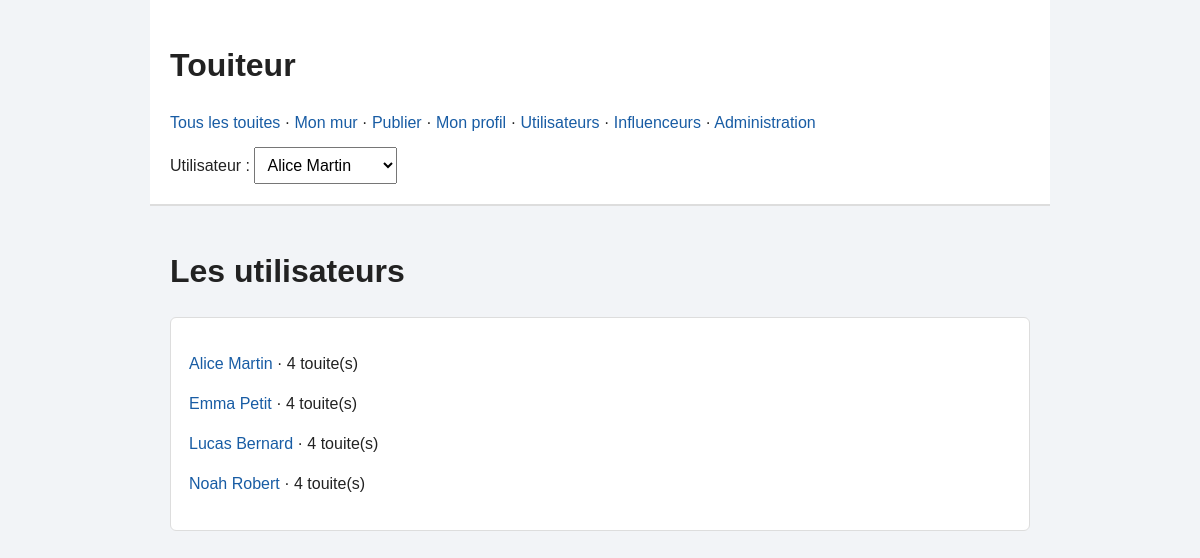
Before: /?action=users with the older database file.
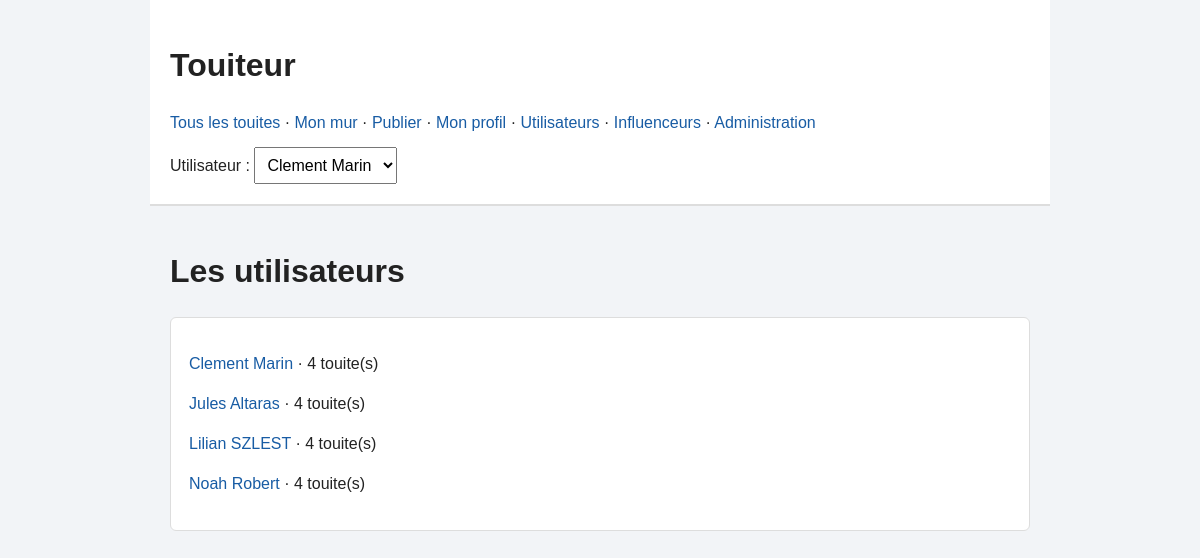
After: the same page with the newer database file.
### tables this page shows
CREATE TABLE UTILISATEUR (
    id_utilisateur INT,
    nom VARCHAR(50),
    prenom VARCHAR(50),
    email VARCHAR(100),
    nb_touites INT DEFAULT 0,

    CONSTRAINT pk_utilisateur PRIMARY KEY (id_utilisateur),
    CONSTRAINT uq_utilisateur_email UNIQUE (email)
);

### src/index.php (called while the page is built, shortened)
<?php
$dispatcher = new Dispatcher();
$dispatcher->run();

### src/classes/config/Connexion.php (called while the page is built, shortened)
<?php
class Connexion
{
    private static ?\PDO $pdo = null;
    public static function obtenir(): ?\PDO
    {
        if (self::$pdo !== null) {
            return self::$pdo;
        }
        $config = parse_ini_file(__DIR__ . '/touiteur.ini');
        $dsn = 'mysql:host=' . $config['host'] . ';port=' . $config['port'];
        $dsn .= ';dbname=' . $config['database'] . ';charset=utf8mb4';
        try {
            $pdo = new \PDO($dsn, $config['username'], $config['password']);
            $pdo->setAttribute(\PDO::ATTR_ERRMODE, \PDO::ERRMODE_EXCEPTION);
            $pdo->setAttribute(\PDO::ATTR_DEFAULT_FETCH_MODE, \PDO::FETCH_ASSOC);
            foreach (['TAG', 'IMAGE', 'SUIVRE', 'ABONNEMENT_TAG', 'TOUITE_TAG'] as $table) {
                $pdo->query('SELECT * FROM ' . $table . ' LIMIT 1');
            }
            $pdo->query('SELECT * FROM TOUITE LIMIT 1');
            $pdo->exec("SET time_zone = '" . date('P') . "'");
            self::$pdo = $pdo;
            return $pdo;
        } catch (\PDOException $e) {
            die('Erreur BDD : ' . htmlspecialchars($e->getMessage()));
        }
    }
}

### src/classes/repository/Repository.php (called while the page is built, shortened)
<?php
class Repository
{
    public function __construct()
    {
        $this->pdo = Connexion::obtenir();
    }
}

### src/classes/repository/UtilisateurRepository.php (called while the page is built, shortened)
<?php
class UtilisateurRepository extends Repository
{
    public function tous(): array
    {
        $sql = 'SELECT id_utilisateur FROM UTILISATEUR ORDER BY prenom, nom';
        $requete = $this->pdo->prepare($sql);
        $requete->execute();
        $lignes = $requete->fetchAll();
        $resultat = [];
        foreach ($lignes as $ligne) {
            $resultat[] = $this->trouver($ligne['id_utilisateur']);
        }
        return $resultat;
    }
    public function trouver(int $id): Utilisateur
    {
        $sql = 'SELECT * FROM UTILISATEUR WHERE id_utilisateur = ?';
        $requete = $this->pdo->prepare($sql);
        $requete->execute([$id]);
        $ligne = $requete->fetch();
        return new Utilisateur(
            $id,
            (string) $ligne['nom'],
            (string) $ligne['prenom'],
            (string) $ligne['email'],
            (int) $ligne['nb_touites']
        );
    }
}

### src/classes/classes principales/Utilisateur.php (called while the page is built, shortened)
<?php
class Utilisateur
{
    public string $nom;
    public string $prenom;
    public function __construct(int $id, string $nom, string $prenom, string $email, int $nbTouites)
    {
        $this->id = $id;
        $this->nom = $nom;
        $this->prenom = $prenom;
        $this->nbTouites = $nbTouites;
    }
    public function nomComplet(): string
    {
        return $this->prenom . " " . $this->nom;
    }
}

### src/classes/action/ListerUtilisateursAction.php (the view, shortened to what this page needs)
<?php
class ListerUtilisateursAction extends Action {
    public function execute(): string {
        $repo         = new UtilisateurRepository();
        $utilisateurs = $repo->tous();
        $html         = '<h1>Les utilisateurs</h1>
            <section class="card">';
        foreach ($utilisateurs as $u) {
            $html .= '<p>
                <a href="?action=author&id=' . $u->id . '">' . htmlspecialchars($u->nomComplet()) . '</a>';
                $html .= ' · ' . $u->nbTouites . ' touite(s)
                    </p>';
            }
            return $html . '
                </section>';
        }
    }

### src/classes/renderer/PageRenderer.php (shortened to what this page needs)
<?php
class PageRenderer
{
    private string $contenu;
    public function __construct(string $contenu)
    {
        $this->contenu = $contenu;
    }
    public function render(): string
    {
        $repo = new UtilisateurRepository();
        $utilisateurs = $repo->tous();
        ?>
        <!DOCTYPE html>
        <html lang="fr">
        <link rel="stylesheet" href="CSS/style.css">
        <body>
            <header>
                <h1>Touiteur</h1>
                <nav>
                    <a href="?action=all">Tous les touites</a> · <a href="?action=wall">Mon mur</a> ·
                    <a href="?action=publish">Publier</a> · <a href="?action=profile">Mon profil</a> ·
                    <a href="?action=users">Utilisateurs</a> · <a href="?action=influencers">Influenceurs</a> ·
                    <a href="admin.php">Administration</a>
                </nav>
                <form method="post" action="?action=choose">
                    <label>Utilisateur : <select id="user" name="user_id" onchange="this.form.submit()">
                            <?php foreach ($utilisateurs as $u): ?>
                                <option value="<?= $u->id ?>" <?php if ($u->id === (int) $_SESSION['user_id']) {
                                      echo 'selected';
                                  } ?>>
                                    <?= htmlspecialchars($u->nomComplet()) ?>
                                </option>
                            <?php endforeach; ?>
                        </select></label>
                </form>
            </header>
            <main>
                <?= $this->contenu ?>
            </main>
        </body>
        </html>
        <?php
        return ob_get_clean();
    }
}

Changed rows visible on the page:
changed utilisateur: $u->nomComplet() "Lucas Bernard" → "Clement Marin"; moves up the list
changed utilisateur: $u->nomComplet() "Alice Martin" → "Jules Altaras"
changed utilisateur: $u->nomComplet() "Emma Petit" → "Lilian SZLEST"
Other visible differences:
form field user_id: "Alice Martin" → "Clement Marin"
